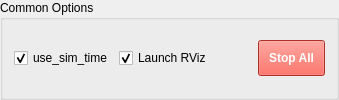
     <widget class="QGroupBox" name="groupCommon">
      <property name="title">
       <string>Common Options</string>
      </property>
      <layout class="QHBoxLayout" name="horizontalLayout">
       <item>
        <widget class="QCheckBox" name="chkUseSimTime">
         <property name="text">
          <string>use_sim_time</string>
         </property>
         <property name="checked">
          <bool>true</bool>
         </property>
        </widget>
       </item>
       <item>
        <widget class="QCheckBox" name="chkRviz">
         <property name="text">
          <string>Launch RViz</string>
         </property>
         <property name="checked">
          <bool>true</bool>
         </property>
        </widget>
       </item>
       <item>
        <spacer name="horizontalSpacer">
         <property name="orientation">
          <enum>Qt::Horizontal</enum>
         </property>
         <property name="sizeHint" stdset="0">
          <size>
           <width>40</width>
           <height>20</height>
          </size>
         </property>
        </spacer>
       </item>
       <item>
        <widget class="QPushButton" name="btnStopAll">
         <property name="minimumSize">
          <size>
           <width>0</width>
           <height>32</height>
          </size>
         </property>
         <property name="text">
          <string>Stop All</string>
         </property>
         <property name="styleSheet">
          <string notr="true">background-color: #f44336; color: white; font-weight: bold; padding: 10px;</string>
         </property>
        </widget>
       </item>
      </layout>
     </widget>
